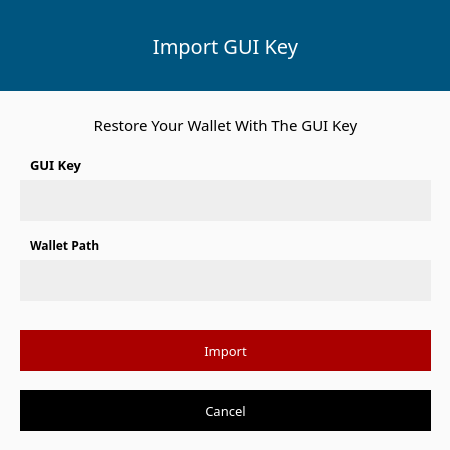
<?xml version="1.0" encoding="UTF-8"?>
<ui version="4.0">
 <class>ImportKeyDialog</class>
 <widget class="QDialog" name="ImportKeyDialog">
  <property name="geometry">
   <rect>
    <x>0</x>
    <y>0</y>
    <width>450</width>
    <height>450</height>
   </rect>
  </property>
  <property name="windowTitle">
   <string>Import GUI key</string>
  </property>
  <property name="styleSheet">
   <string notr="true">border: 0px;</string>
  </property>
  <layout class="QVBoxLayout" name="verticalLayout">
   <property name="leftMargin">
    <number>0</number>
   </property>
   <property name="topMargin">
    <number>0</number>
   </property>
   <property name="rightMargin">
    <number>0</number>
   </property>
   <property name="bottomMargin">
    <number>0</number>
   </property>
   <item>
    <widget class="QGroupBox" name="groupBox">
     <property name="maximumSize">
      <size>
       <width>450</width>
       <height>450</height>
      </size>
     </property>
     <property name="styleSheet">
      <string notr="true">border: 0px;
color: rgb(0, 0, 0);
background-color: rgb(250, 250, 250);
font-family: Poppins;
</string>
     </property>
     <property name="title">
      <string/>
     </property>
     <widget class="QLabel" name="label_3">
      <property name="geometry">
       <rect>
        <x>0</x>
        <y>0</y>
        <width>451</width>
        <height>91</height>
       </rect>
      </property>
      <property name="font">
       <font>
        <family>Poppins</family>
        <pointsize>-1</pointsize>
       </font>
      </property>
      <property name="styleSheet">
       <string notr="true">color: rgb(255, 255, 255);
background-color: rgb(0, 85, 127);
font-size: 20px;
font-family: Poppins;</string>
      </property>
      <property name="text">
       <string>Import GUI Key</string>
      </property>
      <property name="alignment">
       <set>Qt::AlignCenter</set>
      </property>
     </widget>
     <widget class="QLabel" name="label">
      <property name="geometry">
       <rect>
        <x>30</x>
        <y>150</y>
        <width>111</width>
        <height>31</height>
       </rect>
      </property>
      <property name="font">
       <font>
        <family>Poppins</family>
        <pointsize>9</pointsize>
       </font>
      </property>
      <property name="styleSheet">
       <string notr="true">color: rgb(0, 0, 0);
border-right: 0px;</string>
      </property>
      <property name="text">
       <string>&lt;html&gt;&lt;head/&gt;&lt;body&gt;&lt;p&gt;&lt;span style=&quot; font-size:10pt; font-weight:600;&quot;&gt;GUI Key&lt;/span&gt;&lt;/p&gt;&lt;/body&gt;&lt;/html&gt;</string>
      </property>
     </widget>
     <widget class="QLineEdit" name="m_keyEdit">
      <property name="geometry">
       <rect>
        <x>20</x>
        <y>180</y>
        <width>411</width>
        <height>41</height>
       </rect>
      </property>
      <property name="minimumSize">
       <size>
        <width>0</width>
        <height>31</height>
       </size>
      </property>
      <property name="font">
       <font>
        <family>Poppins</family>
        <pointsize>-1</pointsize>
       </font>
      </property>
      <property name="styleSheet">
       <string notr="true">padding: 3px; border: 0px; 
background-color: rgb(238, 238, 238);
color: rgb(0, 0, 0);
font-size: 12px;
font-family: Poppins;</string>
      </property>
     </widget>
     <widget class="QLabel" name="label_2">
      <property name="geometry">
       <rect>
        <x>30</x>
        <y>230</y>
        <width>111</width>
        <height>31</height>
       </rect>
      </property>
      <property name="font">
       <font>
        <family>Poppins</family>
        <pointsize>9</pointsize>
       </font>
      </property>
      <property name="styleSheet">
       <string notr="true">color: rgb(0, 0, 0);
border-right: 0px;</string>
      </property>
      <property name="text">
       <string>&lt;html&gt;&lt;head/&gt;&lt;body&gt;&lt;p&gt;&lt;span style=&quot; font-weight:600;&quot;&gt;Wallet Path&lt;/span&gt;&lt;/p&gt;&lt;/body&gt;&lt;/html&gt;</string>
      </property>
     </widget>
     <widget class="QLineEdit" name="m_pathEdit">
      <property name="geometry">
       <rect>
        <x>20</x>
        <y>260</y>
        <width>411</width>
        <height>41</height>
       </rect>
      </property>
      <property name="minimumSize">
       <size>
        <width>0</width>
        <height>31</height>
       </size>
      </property>
      <property name="font">
       <font>
        <family>Poppins</family>
        <pointsize>-1</pointsize>
       </font>
      </property>
      <property name="styleSheet">
       <string notr="true">padding: 3px; border: 0px; 
background-color: rgb(238, 238, 238);
color: rgb(0, 0, 0);
font-size: 12px;
font-family: Poppins;</string>
      </property>
     </widget>
     <widget class="QToolButton" name="m_selectPathButton">
      <property name="geometry">
       <rect>
        <x>400</x>
        <y>260</y>
        <width>21</width>
        <height>41</height>
       </rect>
      </property>
      <property name="cursor">
       <cursorShape>PointingHandCursor</cursorShape>
      </property>
      <property name="styleSheet">
       <string notr="true">background-color: transparent;
image: url(:/images/images/openwallet.png);</string>
      </property>
      <property name="text">
       <string/>
      </property>
     </widget>
     <widget class="QPushButton" name="m_okButton">
      <property name="geometry">
       <rect>
        <x>20</x>
        <y>330</y>
        <width>411</width>
        <height>41</height>
       </rect>
      </property>
      <property name="minimumSize">
       <size>
        <width>131</width>
        <height>31</height>
       </size>
      </property>
      <property name="font">
       <font>
        <family>Poppins</family>
        <pointsize>-1</pointsize>
       </font>
      </property>
      <property name="cursor">
       <cursorShape>PointingHandCursor</cursorShape>
      </property>
      <property name="styleSheet">
       <string notr="true">color: rgb(255, 255, 255);
background-color: rgb(170, 0, 0);
font-size: 13px;
font-family: Poppins;</string>
      </property>
      <property name="text">
       <string>Import</string>
      </property>
     </widget>
     <widget class="QPushButton" name="m_cancelButton">
      <property name="geometry">
       <rect>
        <x>20</x>
        <y>390</y>
        <width>411</width>
        <height>41</height>
       </rect>
      </property>
      <property name="minimumSize">
       <size>
        <width>131</width>
        <height>31</height>
       </size>
      </property>
      <property name="font">
       <font>
        <family>Poppins</family>
        <pointsize>-1</pointsize>
       </font>
      </property>
      <property name="cursor">
       <cursorShape>PointingHandCursor</cursorShape>
      </property>
      <property name="styleSheet">
       <string notr="true">background-color: rgb(0, 0, 0);
color: rgb(255, 255, 255);
font-size: 13px;
font-family: Poppins;</string>
      </property>
      <property name="text">
       <string>Cancel</string>
      </property>
     </widget>
     <widget class="QLabel" name="label_4">
      <property name="geometry">
       <rect>
        <x>0</x>
        <y>110</y>
        <width>451</width>
        <height>31</height>
       </rect>
      </property>
      <property name="font">
       <font>
        <family>Poppins</family>
        <pointsize>9</pointsize>
       </font>
      </property>
      <property name="styleSheet">
       <string notr="true">color: rgb(0, 0, 0);
border-right: 0px;</string>
      </property>
      <property name="text">
       <string>&lt;html&gt;&lt;head/&gt;&lt;body&gt;&lt;p align=&quot;center&quot;&gt;&lt;span style=&quot; font-size:11pt;&quot;&gt;Restore Your Wallet With The GUI Key&lt;/span&gt;&lt;/p&gt;&lt;/body&gt;&lt;/html&gt;</string>
      </property>
     </widget>
    </widget>
   </item>
  </layout>
 </widget>
 <resources/>
 <connections>
  <connection>
   <sender>m_okButton</sender>
   <signal>clicked()</signal>
   <receiver>ImportKeyDialog</receiver>
   <slot>accept()</slot>
   <hints>
    <hint type="sourcelabel">
     <x>594</x>
     <y>102</y>
    </hint>
    <hint type="destinationlabel">
     <x>323</x>
     <y>65</y>
    </hint>
   </hints>
  </connection>
  <connection>
   <sender>m_cancelButton</sender>
   <signal>clicked()</signal>
   <receiver>ImportKeyDialog</receiver>
   <slot>reject()</slot>
   <hints>
    <hint type="sourcelabel">
     <x>511</x>
     <y>102</y>
    </hint>
    <hint type="destinationlabel">
     <x>323</x>
     <y>65</y>
    </hint>
   </hints>
  </connection>
  <connection>
   <sender>m_selectPathButton</sender>
   <signal>clicked()</signal>
   <receiver>ImportKeyDialog</receiver>
   <slot>selectPathClicked()</slot>
   <hints>
    <hint type="sourcelabel">
     <x>620</x>
     <y>54</y>
    </hint>
    <hint type="destinationlabel">
     <x>323</x>
     <y>65</y>
    </hint>
   </hints>
  </connection>
 </connections>
 <slots>
  <slot>selectPathClicked()</slot>
 </slots>
</ui>
